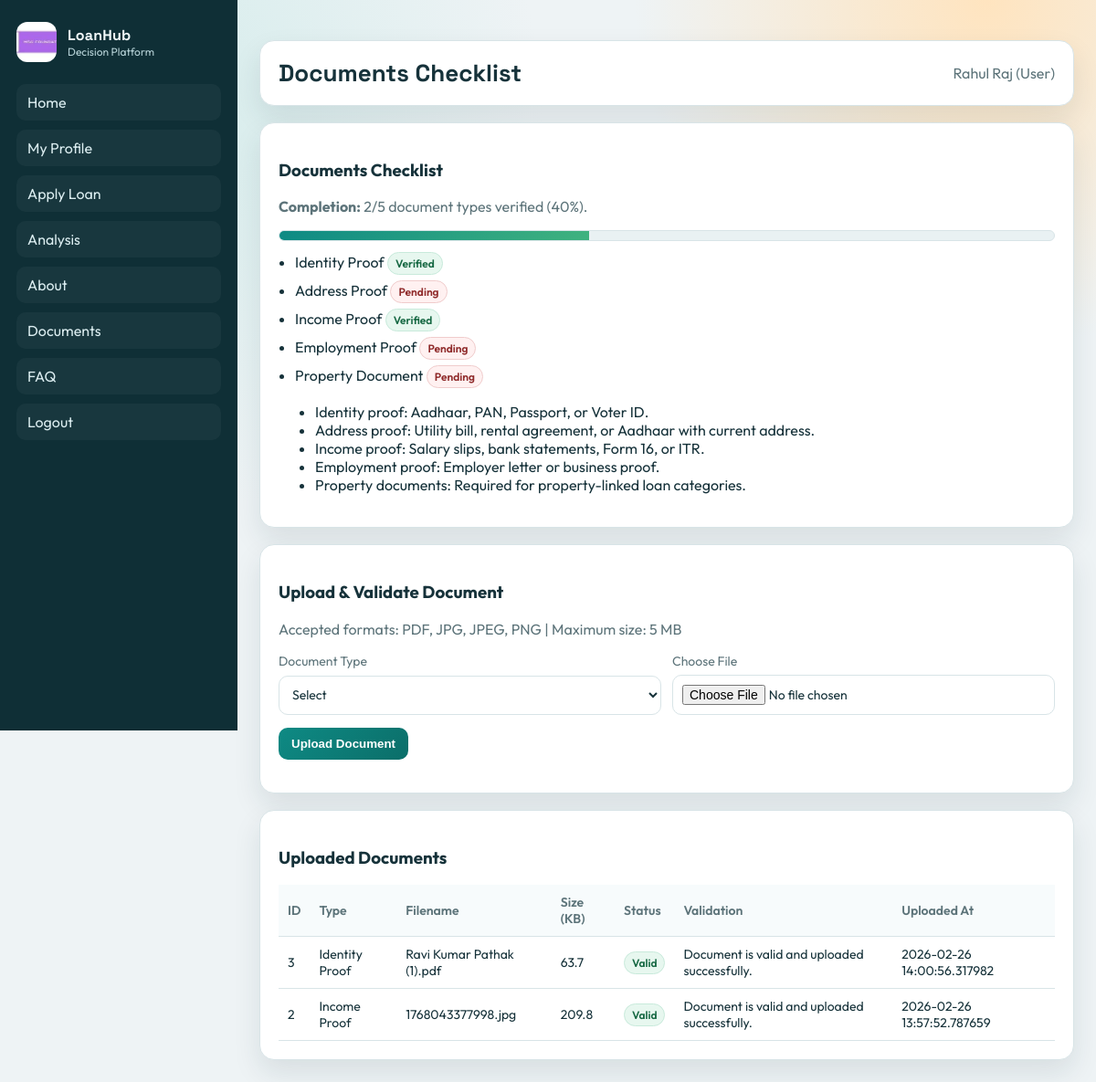
The app's page /documents (signed in) with its own data.
### app.py (models this page shows, shortened)
class User(db.Model, UserMixin):
    id = db.Column(db.Integer, primary_key=True)
    name = db.Column(db.String(100), nullable=False)
    email = db.Column(db.String(100), unique=True)
    password = db.Column(db.String(100))
    role = db.Column(db.String(), default='User')
    authenticated = db.Column(db.Boolean, default=False)

class DocumentUpload(db.Model):
    id = db.Column(db.Integer, primary_key=True)
    user_id = db.Column(db.Integer, db.ForeignKey('user.id'), nullable=False)
    document_type = db.Column(db.String(50), nullable=False)
    original_filename = db.Column(db.String(255), nullable=False)
    stored_filename = db.Column(db.String(255))
    file_size = db.Column(db.Integer, default=0)
    is_valid = db.Column(db.Boolean, default=False)
    validation_message = db.Column(db.String(255), default="")
    uploaded_at = db.Column(db.DateTime, default=datetime.utcnow)

### app.py (the view, shortened to what this page needs)
@app.route('/documents', methods=['GET', 'POST'])
@login_required
def documents():
    uploads = DocumentUpload.query.filter_by(user_id=current_user.id).order_by(DocumentUpload.id.desc()).all()
    valid_uploaded_types = {
        doc.document_type
        for doc in uploads
        if doc.is_valid and doc.document_type in DOCUMENT_TYPES
    }
    completed = len(valid_uploaded_types)
    total_required = len(DOCUMENT_TYPES)
    completion_percent = int((completed / total_required) * 100) if total_required else 0
    return render_template(
        "documents.html",
        uploads=uploads,
        document_types=DOCUMENT_TYPES,
        valid_uploaded_types=valid_uploaded_types,
        completed=completed,
        total_required=total_required,
        completion_percent=completion_percent,
    )

### app.py (called while the page is built)
@login_manager.user_loader
def load_user(user_id):
    return User.query.get(int(user_id))

def generate_csrf_token():
    token = session.get('_csrf_token')
    if not token:
        token = secrets.token_hex(16)
        session['_csrf_token'] = token
    return token

@app.before_request
def protect_post_requests():
    if request.method == 'POST':
        token = request.form.get('_csrf_token') or request.headers.get('X-CSRFToken')
        if not token or token != session.get('_csrf_token'):
            abort(400, description='Invalid CSRF token')

def is_admin_account(user):
    return bool(
        user
        and getattr(user, "is_authenticated", False)
        and (user.email or "").strip().lower() in ADMIN_ALLOWED_EMAILS
    )

@app.context_processor
def inject_asset_version():
    style_path = os.path.join(app.static_folder, 'style.css')
    try:
        style_version = int(os.path.getmtime(style_path))
    except OSError:
        style_version = 1
    return {
        'style_version': style_version,
        'is_admin_account': is_admin_account,
    }

### templates/documents.html (shortened to what this page needs)
﻿{% extends "base.html" %}
{% set page_title = "Documents" %}
{% set page_heading = "Documents Checklist" %}
{% block content %}
<section class="card">
  <h3>Documents Checklist</h3>
  <p class="muted"><strong>Completion:</strong> {{ completed }}/{{ total_required }} document types verified ({{ completion_percent }}%).</p>
  <div class="progress-wrap" aria-label="Document completion progress">
    <div class="progress-bar" style="width: {{ completion_percent }}%;"></div>
  </div>
  <ul class="doc-status-list">
    {% for doc_type in document_types %}
    <li>
      {{ doc_type }}
      {% if doc_type in valid_uploaded_types %}
        <span class="badge ok">Verified</span>
      {% else %}
        <span class="badge bad">Pending</span>
      {% endif %}
    </li>
    {% endfor %}
  </ul>
  <ul>
    <li>Identity proof: Aadhaar, PAN, Passport, or Voter ID.</li>
    <li>Address proof: Utility bill, rental agreement, or Aadhaar with current address.</li>
    <li>Income proof: Salary slips, bank statements, Form 16, or ITR.</li>
    <li>Employment proof: Employer letter or business proof.</li>
    <li>Property documents: Required for property-linked loan categories.</li>
  </ul>
</section>
<section class="card">
  <h3>Upload & Validate Document</h3>
  <p class="muted">Accepted formats: PDF, JPG, JPEG, PNG | Maximum size: 5 MB</p>
  <form class="loan-form" action="{{ url_for('documents') }}" method="POST" enctype="multipart/form-data">
    <div class="form-grid">
      <label>Document Type
        <select name="document_type" required>
          <option value="" selected disabled>Select</option>
        </select>
      </label>
      <label>Choose File
        <input type="file" name="document_file" accept=".pdf,.jpg,.jpeg,.png" required>
      </label>
    </div>
    <button type="submit" class="btn primary">Upload Document</button>
  </form>
</section>
<section class="card">
  <h3>Uploaded Documents</h3>
  {% if uploads %}
  <div class="table-wrap">
    <table>
      <thead>
        <tr>
          <th>ID</th>
          <th>Type</th>
          <th>Filename</th>
          <th>Size (KB)</th>
          <th>Status</th>
          <th>Validation</th>
          <th>Uploaded At</th>
        </tr>
      </thead>
      <tbody>
        {% for doc in uploads %}
        <tr>
          <td>{{ doc.id }}</td>
          <td>{{ doc.document_type }}</td>
          <td>{{ doc.original_filename }}</td>
          <td>{{ "%.1f"|format((doc.file_size or 0) / 1024) }}</td>
          <td>
            {% if doc.is_valid %}
              <span class="badge ok">Valid</span>
            {% else %}
              <span class="badge bad">Invalid</span>
            {% endif %}
          </td>
          <td>{{ doc.validation_message }}</td>
          <td>{{ doc.uploaded_at }}</td>
        </tr>
        {% endfor %}
      </tbody>
    </table>
  </div>
  {% else %}
  <p class="muted">No documents uploaded yet.</p>
  {% endif %}
</section>
{% endblock %}

### templates/base.html (shortened to what this page needs)
﻿<!DOCTYPE html>
<html lang="en">
<head>
  <link rel="stylesheet" href="{{ url_for('static', filename='style.css', v=style_version) }}">
</head>
<body>
  <div class="app-shell">
    <aside class="side-nav">
      <a class="brand" href="{{ url_for('home') }}">
        <img src="{{ url_for('static', filename='images/logo.jpeg') }}" alt="Logo">
        <div>
          <strong>LoanHub</strong>
          <span>Decision Platform</span>
        </div>
      </a>
      <nav>
        <a href="{{ url_for('home') }}">Home</a>
        {% if current_user.is_authenticated %}
          {% if is_admin_account(current_user) %}
            <a href="{{ url_for('admin_profile') }}">Applications</a>
            <a href="{{ url_for('analysis') }}">Analytics</a>
            <a href="{{ url_for('documents') }}">Documents</a>
            <a href="{{ url_for('faq') }}">FAQ & Content</a>
          {% else %}
            <a href="{{ url_for('userprofile') }}">My Profile</a>
            <a href="{{ url_for('predict') }}">Apply Loan</a>
            <a href="{{ url_for('analysis') }}">Analysis</a>
            <a href="{{ url_for('about') }}">About</a>
            <a href="{{ url_for('documents') }}">Documents</a>
            <a href="{{ url_for('faq') }}">FAQ</a>
          {% endif %}
          <a href="{{ url_for('logout') }}">Logout</a>
        {% else %}
          <a href="{{ url_for('login') }}">Login</a>
          <a href="{{ url_for('register') }}">Register</a>
        {% endif %}
      </nav>
    </aside>
    <div class="main-panel">
      <header class="top-bar">
        <h1>{{ page_heading or 'Loan Management' }}</h1>
        {% if current_user.is_authenticated %}
          <p>{{ current_user.name }} ({{ 'Admin' if is_admin_account(current_user) else 'User' }})</p>
        {% else %}
          <p>Smart approvals with ML insights</p>
        {% endif %}
      </header>
      <main>
        {% block content %}{% endblock %}
      </main>
    </div>
  </div>
</body>
</html>

### static/style.css (style rules this page uses)
* { box-sizing: border-box; }
body { margin: 0; font-family: "Outfit", sans-serif; color: var(--ink); background: radial-gradient(circle at 12% 10%, #d4eceb 0%, transparent 30%), radial-gradient(circle at 90% 0%, #ffe4bf 0%, transparent 24%), var(--bg); }
a { color: var(--brand-strong); text-decoration: none; }
.app-shell { min-height: 100vh; display: block; }
.side-nav { background: #0f2f36; color: #e5f0f1; position: fixed; top: 0; left: 0; width: 260px; height: 100vh; overflow-y: auto; padding: 24px 18px; display: flex; flex-direction: column; gap: 24px; }
.brand { display: flex; gap: 12px; align-items: center; color: #f4fbfc; }
.brand img { width: 44px; height: 44px; border-radius: 12px; object-fit: cover; }
.brand strong { display: block; font-family: "Space Grotesk", sans-serif; letter-spacing: 0.2px; }
.brand span { font-size: 12px; color: #b7d3d8; }
.side-nav nav { display: grid; gap: 10px; }
.side-nav nav a { color: #dbedf0; padding: 10px 12px; border-radius: 10px; background: rgba(255, 255, 255, 0.04); }
.main-panel { padding: 24px; margin-left: 260px; }
.top-bar { display: flex; justify-content: space-between; align-items: center; background: var(--panel); border: 1px solid var(--border); border-radius: 16px; padding: 18px 20px; box-shadow: var(--shadow); }
.top-bar h1 { margin: 0; font-family: "Space Grotesk", sans-serif; font-size: 26px; }
.top-bar p { margin: 0; color: var(--muted); }
.card, .hero-card { margin-top: 18px; background: var(--panel); border: 1px solid var(--border); border-radius: 16px; padding: 20px; box-shadow: var(--shadow); }
.btn { border: 0; border-radius: 10px; padding: 10px 14px; font-weight: 600; cursor: pointer; display: inline-block; }
.btn.primary { background: linear-gradient(135deg, var(--brand), var(--brand-strong)); color: #fff; }
.loan-form .form-grid { display: grid; grid-template-columns: repeat(2, minmax(0, 1fr)); gap: 12px; margin-bottom: 14px; }
.loan-form label { display: grid; gap: 6px; font-size: 14px; color: var(--muted); }
input, select, textarea { border: 1px solid var(--border); border-radius: 10px; padding: 10px; font: inherit; color: var(--ink); background: #fff; }
.table-wrap { overflow-x: auto; }
table { width: 100%; border-collapse: collapse; }
th, td { text-align: left; padding: 10px; border-bottom: 1px solid var(--border); font-size: 14px; }
th { color: var(--muted); font-weight: 600; background: #f7fbfc; }
.muted { color: var(--muted); }
.badge { display: inline-block; padding: 4px 8px; border-radius: 999px; font-size: 12px; font-weight: 600; }
.badge.ok { color: #166843; background: #e7f7ef; border: 1px solid #c8eadb; }
.badge.bad { color: #8f2a2a; background: #fff1f1; border: 1px solid #f0cccc; }
.progress-wrap { width: 100%; height: 12px; background: #e9f1f3; border: 1px solid var(--border); border-radius: 999px; overflow: hidden; margin: 8px 0 12px; }
.progress-bar { height: 100%; background: linear-gradient(90deg, #0e8a84, #3fb27f); }
.doc-status-list { margin: 0 0 14px; padding-left: 18px; }
.doc-status-list li { margin-bottom: 6px; }

### records on screen
User: name "Rahul Raj", email "User"
DocumentUpload: id "3", document_type "Identity Proof", original_filename "Ravi Kumar Pathak (1).pdf", (doc.file_sizeor0)/1024 "63.7", is_valid "Valid", validation_message "Document is valid and uploaded successfully.", uploaded_at "2026-02-26 14:00:56.317982"
DocumentUpload: id "2", document_type "Income Proof", original_filename "1768043377998.jpg", (doc.file_sizeor0)/1024 "209.8", is_valid "Valid", validation_message "Document is valid and uploaded successfully.", uploaded_at "2026-02-26 13:57:52.787659"

### other values on screen
{{ page_heading or 'Loan Management' }} "Documents Checklist"
{{ completed }} "2"
{{ total_required }} "5"
{{ completion_percent }} "40"
{{ doc_type }} "Identity Proof" "Address Proof" "Income Proof" "Employment Proof" "Property Document"
